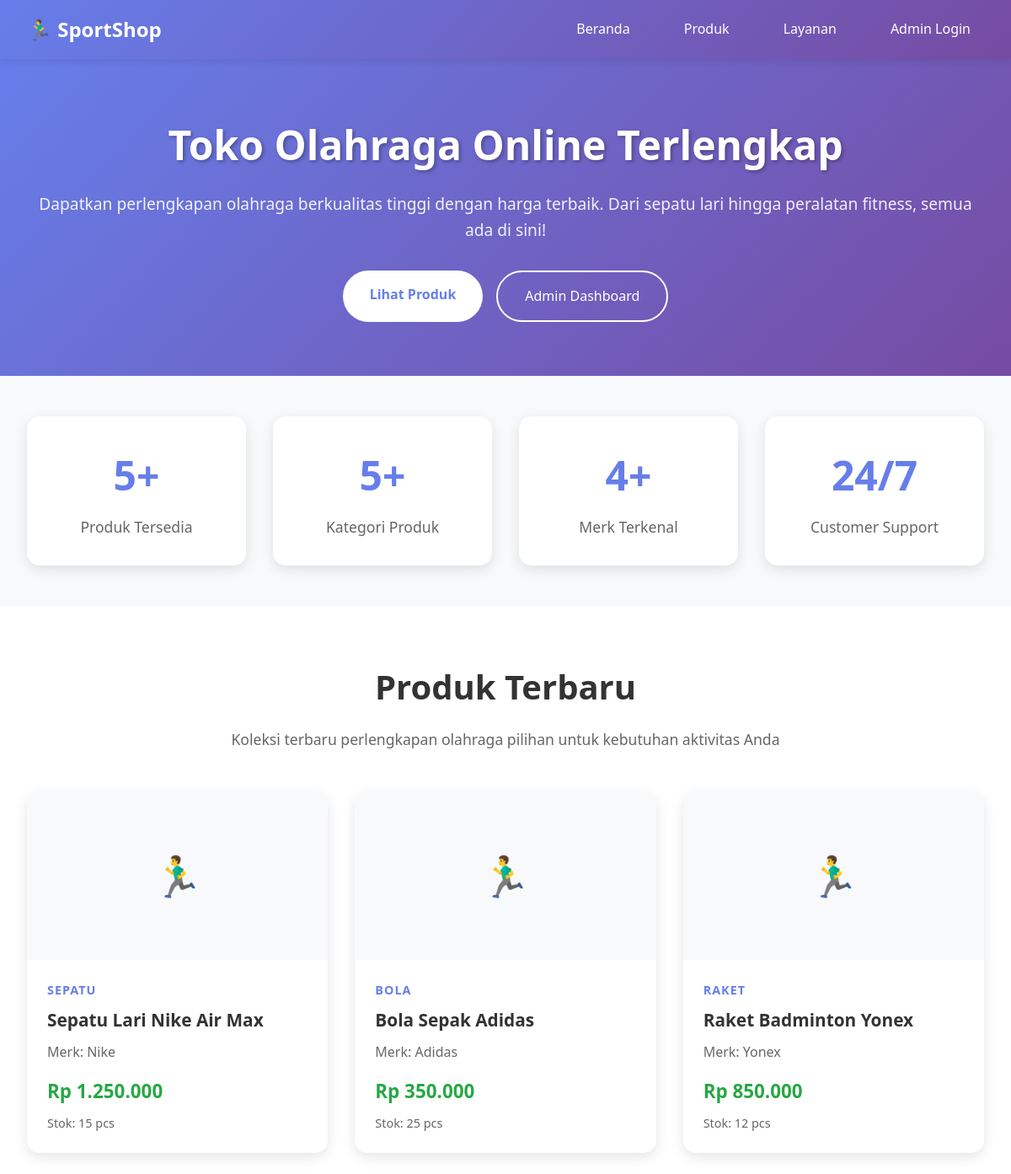
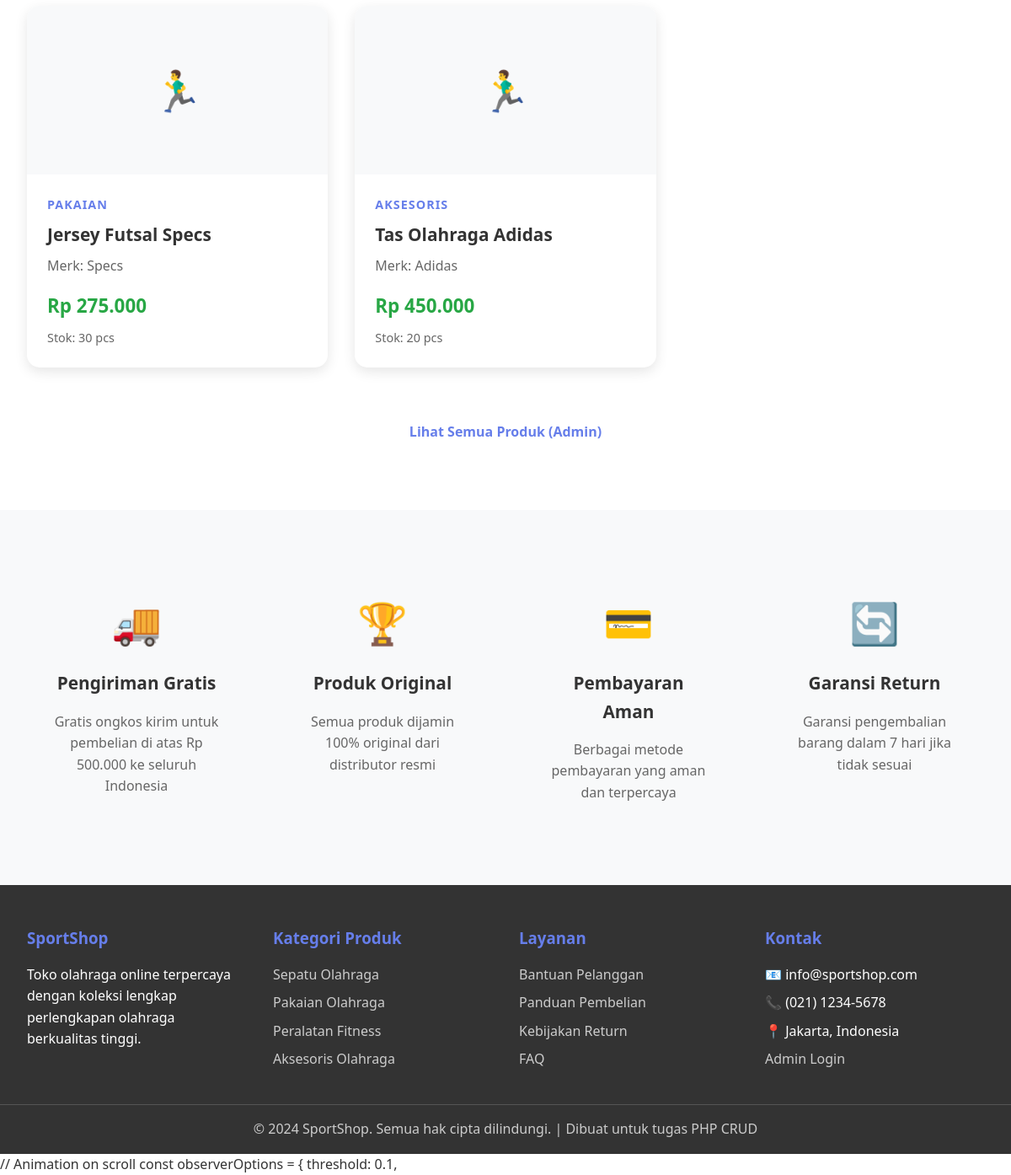
/index21.php, run on the app's committed database (2 pictures, top to bottom).
### tables this page shows
CREATE TABLE `produk_olahraga` (
  `id` int(11) NOT NULL,
  `nama_produk` varchar(255) NOT NULL,
  `kategori` varchar(100) NOT NULL,
  `merk` varchar(100) NOT NULL,
  `harga` decimal(10,2) NOT NULL,
  `stok` int(11) NOT NULL DEFAULT 0,
  `deskripsi` text DEFAULT NULL,
  `gambar` varchar(255) DEFAULT NULL,
  `tanggal_ditambahkan` timestamp NOT NULL DEFAULT current_timestamp(),
  `tanggal_diupdate` timestamp NOT NULL DEFAULT current_timestamp() ON UPDATE current_timestamp()
);

### config.php (called while the page is built, shortened)
<?php
function format_rupiah($angka) {
    return "Rp " . number_format($angka, 0, ',', '.');
}
?>

### index21.php (the view, shortened to what this page needs)
<?php
require_once 'config.php';
try {
    $stmt = $conn->query("SELECT * FROM produk_olahraga ORDER BY tanggal_ditambahkan DESC LIMIT 6");
    $latest_products = $stmt->fetchAll(PDO::FETCH_ASSOC);
    $stmt = $conn->query("SELECT COUNT(*) as total FROM produk_olahraga");
    $total_products = $stmt->fetch()['total'];
    $stmt = $conn->query("SELECT COUNT(DISTINCT kategori) as total_kategori FROM produk_olahraga");
    $total_categories = $stmt->fetch()['total_kategori'];
    $stmt = $conn->query("SELECT COUNT(DISTINCT merk) as total_merk FROM produk_olahraga");
    $total_brands = $stmt->fetch()['total_merk'];
} catch(PDOException $e) {
    $latest_products = [];
    $total_products = $total_categories = $total_brands = 0;
}
?>
<!DOCTYPE html>
<html lang="id">
<head>
</head>
<body>
    <header class="header">
        <div class="nav-container">
            <div class="logo">🏃‍♂️ SportShop</div>
            <nav>
                <ul class="nav-menu">
                    <li><a href="#home">Beranda</a></li>
                    <li><a href="#products">Produk</a></li>
                    <li><a href="#features">Layanan</a></li>
                    <li><a href="login.php">Admin Login</a></li>
                </ul>
            </nav>
        </div>
    </header>
    <section id="home" class="hero">
        <div class="hero-container">
            <h1>Toko Olahraga Online Terlengkap</h1>
            <p>Dapatkan perlengkapan olahraga berkualitas tinggi dengan harga terbaik. Dari sepatu lari hingga peralatan fitness, semua ada di sini!</p>
            <div class="cta-buttons">
                <a href="#products" class="btn btn-primary">Lihat Produk</a>
                <a href="login.php" class="btn btn-secondary">Admin Dashboard</a>
            </div>
        </div>
    </section>
    <section class="stats">
        <div class="stats-container">
            <div class="stat-item">
                <div class="stat-number"><?php echo $total_products; ?>+</div>
                <div class="stat-label">Produk Tersedia</div>
            </div>
            <div class="stat-item">
                <div class="stat-number"><?php echo $total_categories; ?>+</div>
                <div class="stat-label">Kategori Produk</div>
            </div>
            <div class="stat-item">
                <div class="stat-number"><?php echo $total_brands; ?>+</div>
                <div class="stat-label">Merk Terkenal</div>
            </div>
            <div class="stat-item">
                <div class="stat-number">24/7</div>
                <div class="stat-label">Customer Support</div>
            </div>
        </div>
    </section>
    <section id="products" class="products">
        <div class="products-container">
            <div class="section-title">
                <h2>Produk Terbaru</h2>
                <p>Koleksi terbaru perlengkapan olahraga pilihan untuk kebutuhan aktivitas Anda</p>
            </div>
            <div class="products-grid">
                <?php if (empty($latest_products)): ?>
                    <div style="grid-column: 1 / -1; text-align: center; padding: 3rem; color: #666;">
                        <h3>Belum Ada Produk</h3>
                        <p>Produk akan segera ditambahkan. Silakan kembali lagi nanti.</p>
                    </div>
                <?php else: ?>
                    <?php foreach ($latest_products as $product): ?>
                        <div class="product-card">
                            <div class="product-image">
                            </div>
                            <div class="product-info">
                                <div class="product-category"><?php echo htmlspecialchars($product['kategori']); ?></div>
                                <div class="product-name"><?php echo htmlspecialchars($product['nama_produk']); ?></div>
                                <div class="product-brand">Merk: <?php echo htmlspecialchars($product['merk']); ?></div>
                                <div class="product-price"><?php echo format_rupiah($product['harga']); ?></div>
                                <div class="product-stock">Stok: <?php echo $product['stok']; ?> pcs</div>
                            </div>
                        </div>
                    <?php endforeach; ?>
                <?php endif; ?>
            </div>
            <?php if (!empty($latest_products)): ?>
                <div style="text-align: center; margin-top: 3rem;">
                    <a href="login.php" class="btn btn-primary">Lihat Semua Produk (Admin)</a>
                </div>
            <?php endif; ?>
        </div>
    </section>
    <section id="features" class="features">
        <div class="features-container">
            <div class="feature-item">
                <div class="feature-icon">🚚</div>
                <div class="feature-title">Pengiriman Gratis</div>
                <div class="feature-description">Gratis ongkos kirim untuk pembelian di atas Rp 500.000 ke seluruh Indonesia</div>
            </div>
            <div class="feature-item">
                <div class="feature-icon">🏆</div>
                <div class="feature-title">Produk Original</div>
                <div class="feature-description">Semua produk dijamin 100% original dari distributor resmi</div>
            </div>
            <div class="feature-item">
                <div class="feature-icon">💳</div>
                <div class="feature-title">Pembayaran Aman</div>
                <div class="feature-description">Berbagai metode pembayaran yang aman dan terpercaya</div>
            </div>
            <div class="feature-item">
                <div class="feature-icon">🔄</div>
                <div class="feature-title">Garansi Return</div>
                <div class="feature-description">Garansi pengembalian barang dalam 7 hari jika tidak sesuai</div>
            </div>
        </div>
    </section>
    <footer class="footer">
        <div class="footer-container">
            <div class="footer-section">
                <h3>SportShop</h3>
                <p>Toko olahraga online terpercaya dengan koleksi lengkap perlengkapan olahraga berkualitas tinggi.</p>
            </div>
            <div class="footer-section">
                <h3>Kategori Produk</h3>
                <ul>
                    <li><a href="#">Sepatu Olahraga</a></li>
                    <li><a href="#">Pakaian Olahraga</a></li>
                    <li><a href="#">Peralatan Fitness</a></li>
                    <li><a href="#">Aksesoris Olahraga</a></li>
                </ul>
            </div>
            <div class="footer-section">
                <h3>Layanan</h3>
                <ul>
                    <li><a href="#">Bantuan Pelanggan</a></li>
                    <li><a href="#">Panduan Pembelian</a></li>
                    <li><a href="#">Kebijakan Return</a></li>
                    <li><a href="#">FAQ</a></li>
                </ul>
            </div>
            <div class="footer-section">
                <h3>Kontak</h3>
                <ul>
                    <li>📧 info@sportshop.com</li>
                    <li>📞 (021) 1234-5678</li>
                    <li>📍 Jakarta, Indonesia</li>
                    <li><a href="login.php">Admin Login</a></li>
                </ul>
            </div>
        </div>
        <div class="footer-bottom">
            <p>&copy; 2024 SportShop. Semua hak cipta dilindungi. | Dibuat untuk tugas PHP CRUD</p>
        </div>
    </footer>
</body>
</html>

### index21.php (style rules this page uses)
* { margin: 0; padding: 0; box-sizing: border-box; }
body { font-family: 'Segoe UI', Tahoma, Geneva, Verdana, sans-serif; line-height: 1.6; color: #333; }
.header { background: linear-gradient(135deg, #667eea 0%, #764ba2 100%); color: white; padding: 1rem 0; position: sticky; top: 0; z-index: 1000; box-shadow: 0 2px 10px rgba(0,0,0,0.1); }
.nav-container { max-width: 1200px; margin: 0 auto; padding: 0 2rem; display: flex; justify-content: space-between; align-items: center; }
.logo { font-size: 1.5rem; font-weight: bold; }
.nav-menu { display: flex; list-style: none; gap: 2rem; }
.nav-menu a { color: white; text-decoration: none; padding: 0.5rem 1rem; border-radius: 5px; transition: background 0.3s; }
.hero { background: linear-gradient(135deg, #667eea 0%, #764ba2 100%); color: white; padding: 4rem 0; text-align: center; }
.hero-container { max-width: 1200px; margin: 0 auto; padding: 0 2rem; }
.hero h1 { font-size: 3rem; margin-bottom: 1rem; text-shadow: 2px 2px 4px rgba(0,0,0,0.3); }
.hero p { font-size: 1.2rem; margin-bottom: 2rem; opacity: 0.9; }
.cta-buttons { display: flex; gap: 1rem; justify-content: center; flex-wrap: wrap; }
.btn { padding: 1rem 2rem; border: none; border-radius: 50px; font-size: 1rem; text-decoration: none; cursor: pointer; transition: all 0.3s; display: inline-block; }
.btn-primary { background: white; color: #667eea; font-weight: bold; }
.btn-secondary { background: transparent; color: white; border: 2px solid white; }
.stats { background: #f8f9fa; padding: 3rem 0; }
.stats-container { max-width: 1200px; margin: 0 auto; padding: 0 2rem; display: grid; grid-template-columns: repeat(auto-fit, minmax(250px, 1fr)); gap: 2rem; text-align: center; }
.stat-item { background: white; padding: 2rem; border-radius: 15px; box-shadow: 0 5px 15px rgba(0,0,0,0.1); transition: transform 0.3s; }
.stat-number { font-size: 3rem; font-weight: bold; color: #667eea; margin-bottom: 0.5rem; }
.stat-label { font-size: 1.1rem; color: #666; }
.products { padding: 4rem 0; }
.products-container { max-width: 1200px; margin: 0 auto; padding: 0 2rem; }
.section-title { text-align: center; margin-bottom: 3rem; }
.section-title h2 { font-size: 2.5rem; color: #333; margin-bottom: 1rem; }
.section-title p { font-size: 1.1rem; color: #666; }
.products-grid { display: grid; grid-template-columns: repeat(auto-fit, minmax(300px, 1fr)); gap: 2rem; }
.product-card { background: white; border-radius: 15px; box-shadow: 0 5px 15px rgba(0,0,0,0.1); overflow: hidden; transition: transform 0.3s; }
.product-image { height: 200px; background: #f8f9fa; display: flex; align-items: center; justify-content: center; font-size: 3rem; color: #ccc; }
.product-info { padding: 1.5rem; }
.product-category { color: #667eea; font-size: 0.9rem; font-weight: 600; text-transform: uppercase; letter-spacing: 1px; }
.product-name { font-size: 1.3rem; font-weight: bold; margin: 0.5rem 0; color: #333; }
.product-brand { color: #666; margin-bottom: 1rem; }
.product-price { font-size: 1.4rem; font-weight: bold; color: #28a745; margin-bottom: 0.5rem; }
.product-stock { font-size: 0.9rem; color: #666; }
.features { background: #f8f9fa; padding: 4rem 0; }
.features-container { max-width: 1200px; margin: 0 auto; padding: 0 2rem; display: grid; grid-template-columns: repeat(auto-fit, minmax(250px, 1fr)); gap: 2rem; }
.feature-item { text-align: center; padding: 2rem; }
.feature-icon { font-size: 3rem; margin-bottom: 1rem; }
.feature-title { font-size: 1.3rem; font-weight: bold; margin-bottom: 1rem; color: #333; }
.feature-description { color: #666; line-height: 1.6; }
.footer { background: #333; color: white; padding: 3rem 0 1rem; }
.footer-container { max-width: 1200px; margin: 0 auto; padding: 0 2rem; display: grid; grid-template-columns: repeat(auto-fit, minmax(250px, 1fr)); gap: 2rem; }
.footer-section h3 { margin-bottom: 1rem; color: #667eea; }
.footer-section ul { list-style: none; }
.footer-section ul li { margin-bottom: 0.5rem; }
.footer-section ul li a { color: #ccc; text-decoration: none; transition: color 0.3s; }
.footer-bottom { border-top: 1px solid #555; margin-top: 2rem; padding-top: 1rem; text-align: center; color: #ccc; }

### data on the page
produk_olahraga: kategori "SEPATU", nama_produk "Sepatu Lari Nike Air Max", merk "Nike", harga "Rp 1.250.000", stok "15"
produk_olahraga: kategori "BOLA", nama_produk "Bola Sepak Adidas", merk "Adidas", harga "Rp 350.000", stok "25"
produk_olahraga: kategori "RAKET", nama_produk "Raket Badminton Yonex", merk "Yonex", harga "Rp 850.000", stok "12"
produk_olahraga: kategori "PAKAIAN", nama_produk "Jersey Futsal Specs", merk "Specs", harga "Rp 275.000", stok "30"
produk_olahraga: kategori "AKSESORIS", nama_produk "Tas Olahraga Adidas", merk "Adidas", harga "Rp 450.000", stok "20"

### other printed values
$total_products "5"
$total_categories "5"
$total_brands "4"
